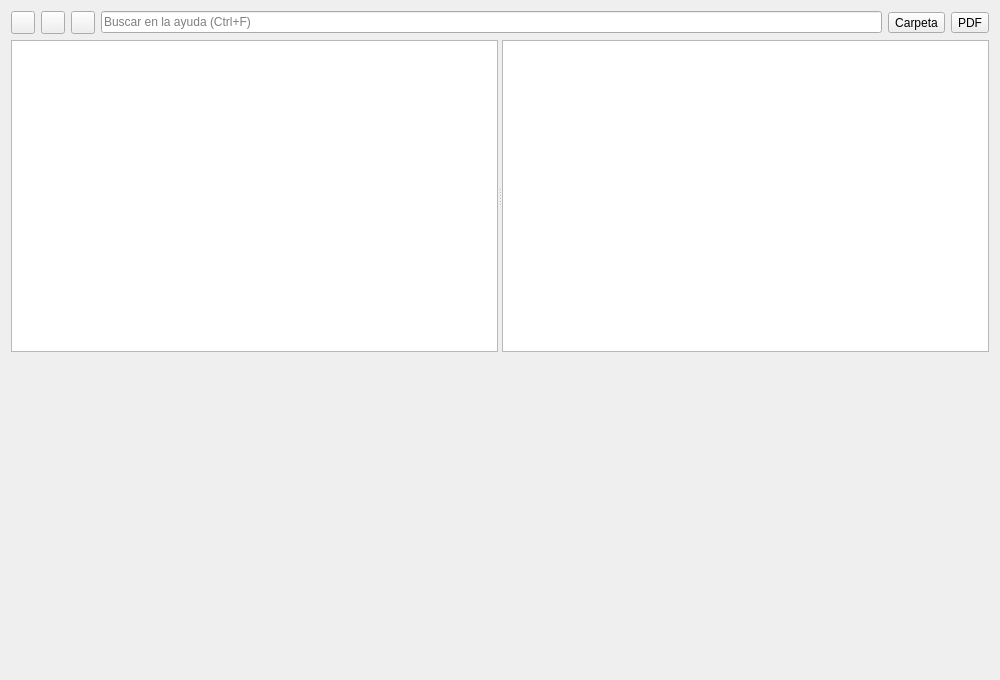
<?xml version="1.0" encoding="UTF-8"?>
<ui version="4.0">
 <class>DlgHelp</class>
 <widget class="QDialog" name="DlgHelp">
  <property name="geometry">
   <rect>
    <x>0</x>
    <y>0</y>
    <width>1000</width>
    <height>680</height>
   </rect>
  </property>
  <property name="windowTitle">
   <string>pvdevelop: ayuda</string>
  </property>
  <layout class="QVBoxLayout" name="verticalLayout">
   <property name="spacing">
    <number>6</number>
   </property>
   <item>
    <layout class="QHBoxLayout" name="layoutTop">
     <item>
      <widget class="QToolButton" name="buttonBack">
       <property name="toolTip">
        <string>Atrás (Alt+Izquierda)</string>
       </property>
       <property name="shortcut">
        <string>Alt+Left</string>
       </property>
      </widget>
     </item>
     <item>
      <widget class="QToolButton" name="buttonForward">
       <property name="toolTip">
        <string>Adelante (Alt+Derecha)</string>
       </property>
       <property name="shortcut">
        <string>Alt+Right</string>
       </property>
      </widget>
     </item>
     <item>
      <widget class="QToolButton" name="buttonHome">
       <property name="toolTip">
        <string>Inicio de la ayuda</string>
       </property>
      </widget>
     </item>
     <item>
      <widget class="QLineEdit" name="lineSearch">
       <property name="placeholderText">
        <string>Buscar en la ayuda (Ctrl+F)</string>
       </property>
       <property name="clearButtonEnabled">
        <bool>true</bool>
       </property>
      </widget>
     </item>
     <item>
      <widget class="QToolButton" name="buttonFolder">
       <property name="toolTip">
        <string>Abrir la carpeta de la documentación (manuales en PDF)</string>
       </property>
       <property name="text">
        <string>Carpeta</string>
       </property>
      </widget>
     </item>
     <item>
      <widget class="QToolButton" name="buttonPdf">
       <property name="toolTip">
        <string>Abrir el manual completo en PDF</string>
       </property>
       <property name="text">
        <string>PDF</string>
       </property>
      </widget>
     </item>
    </layout>
   </item>
   <item>
    <widget class="QSplitter" name="splitter">
     <property name="orientation">
      <enum>Qt::Horizontal</enum>
     </property>
     <property name="childrenCollapsible">
      <bool>false</bool>
     </property>
     <widget class="QStackedWidget" name="stackLeft">
      <property name="currentIndex">
       <number>0</number>
      </property>
      <widget class="QTreeWidget" name="treeIndex">
       <property name="headerHidden">
        <bool>true</bool>
       </property>
       <property name="uniformRowHeights">
        <bool>true</bool>
       </property>
       <column>
        <property name="text">
         <string notr="true">1</string>
        </property>
       </column>
      </widget>
      <widget class="QListWidget" name="listResults">
       <property name="wordWrap">
        <bool>true</bool>
       </property>
      </widget>
     </widget>
     <widget class="QTextBrowser" name="browser">
      <property name="openLinks">
       <bool>false</bool>
      </property>
     </widget>
    </widget>
   </item>
   <item>
    <widget class="QLabel" name="labelStatus">
     <property name="text">
      <string/>
     </property>
    </widget>
   </item>
  </layout>
 </widget>
 <resources/>
 <connections/>
</ui>
